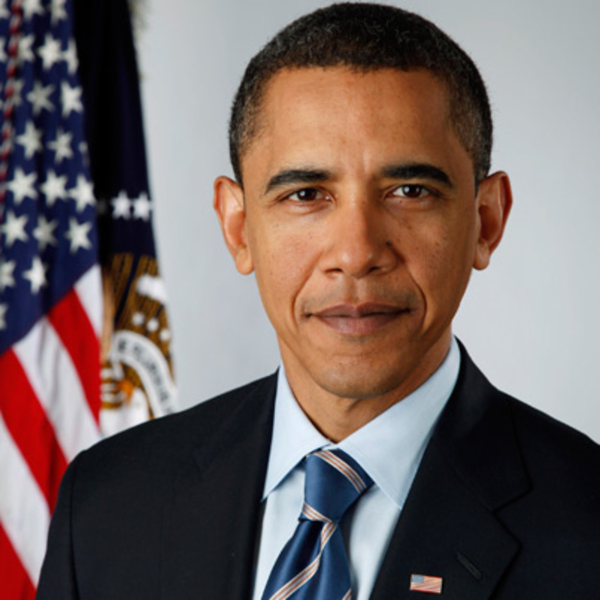
#> input picture test_data/barack-obama-12782369-1-402.jpg, 1200 x 1200 px (shown at 1/2 size); its folder holds only this picture in this run
$ jupyter execute --allow-errors Testing-the-svm-model.ipynb
#> lines starting #> are read from the running program, lines starting #| are printed output that depends on the picture
#> further down, test_img is the input picture: shape (1200, 1200, 3); mean B, G, R 99.8, 102.3, 116.3
#> `gray = cv2.cvtColor(test_img,cv2.COLOR_BGR2GRAY)`:
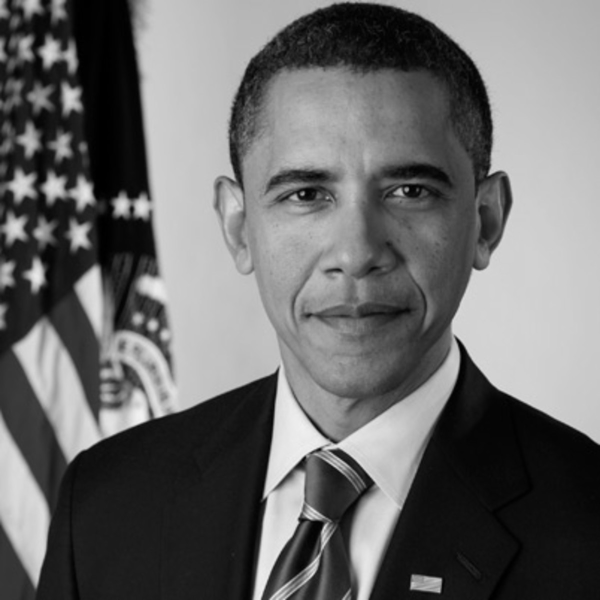
#> gray: shape (1200, 1200) (shown at 1/2 size); min 0, max 243, mean 106.2
#> `faces = face_classifier.detectMultiScale(gray)`: faces = [[429, 167, 563, 563]]
[cell 1]
# load model
import joblib

#> (the rest of this cell did not finish here and is left out)

[cell 2]
# everything we did while training should also be done in testing
category_dict={0:'Barack Obama', 1:'Donald Trump', 2:'George W Bush'}

[cell 3]
# get test images
test_data_path='test_data'

import os
import cv2

# import cascade classifier
face_classifier = cv2.CascadeClassifier('cascades/haarcascade_frontalface_default.xml')

# get test image path
test_img_names = os.listdir(test_data_path)
print(test_img_names)

# go to all images for one by one
#> (the rest of this cell did not finish here and is left out)


$ run again, on test_data/president-george-w-bush-listens-to-a-question-during-a-news-news-photo-1591807580.jpg
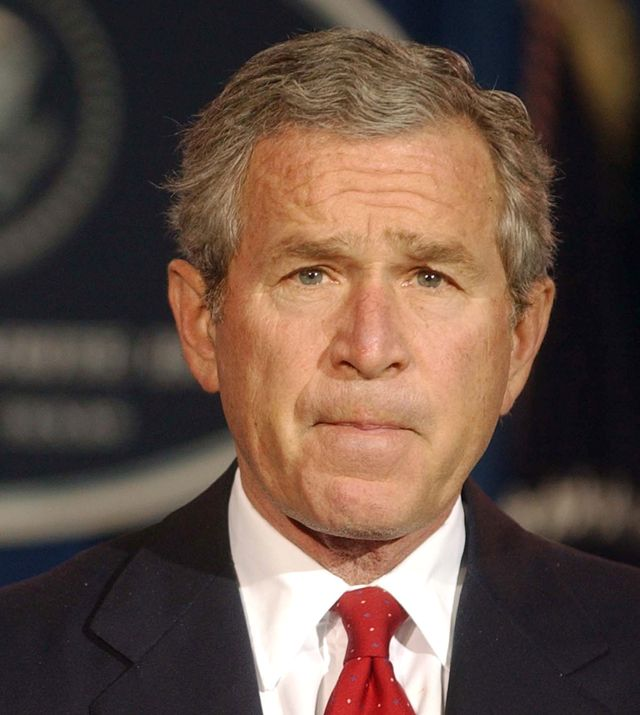
#> input picture test_data/president-george-w-bush-listens-to-a-question-during-a-news-news-photo-1591807580.jpg, 640 x 715 px
#> test_img is the input picture: shape (715, 640, 3); mean B, G, R 67.8, 78.7, 100.8
#> `gray = cv2.cvtColor(test_img,cv2.COLOR_BGR2GRAY)`:
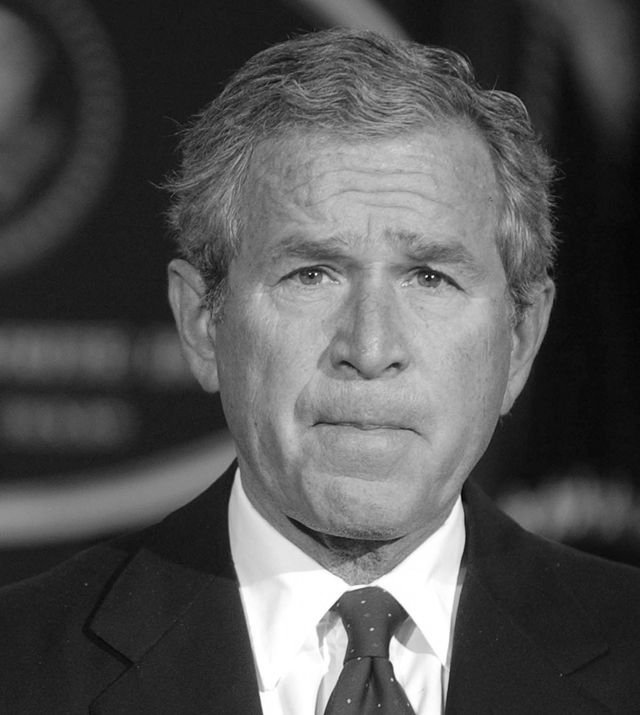
#> gray: shape (715, 640); min 0, max 255, mean 84
#> faces = [[192, 128, 361, 361]]

$ run again, on test_data/trump.jpg
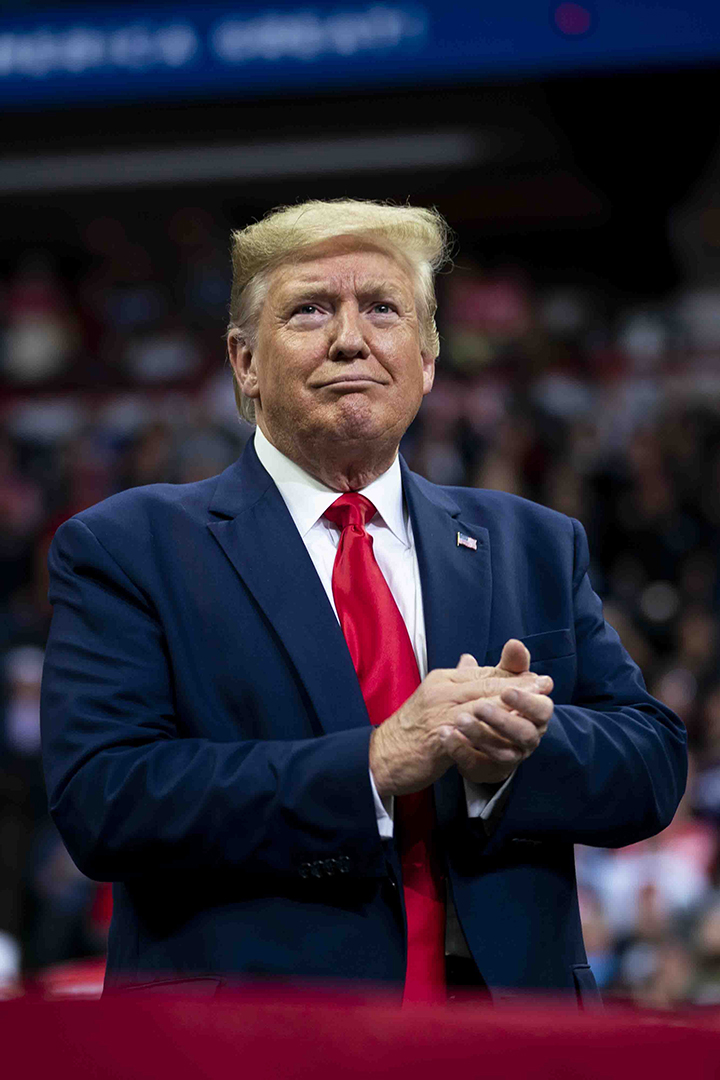
#> input picture test_data/trump.jpg, 720 x 1080 px
#> test_img is the input picture: shape (1080, 720, 3); mean B, G, R 53.8, 38.7, 49
#> `gray = cv2.cvtColor(test_img,cv2.COLOR_BGR2GRAY)`:
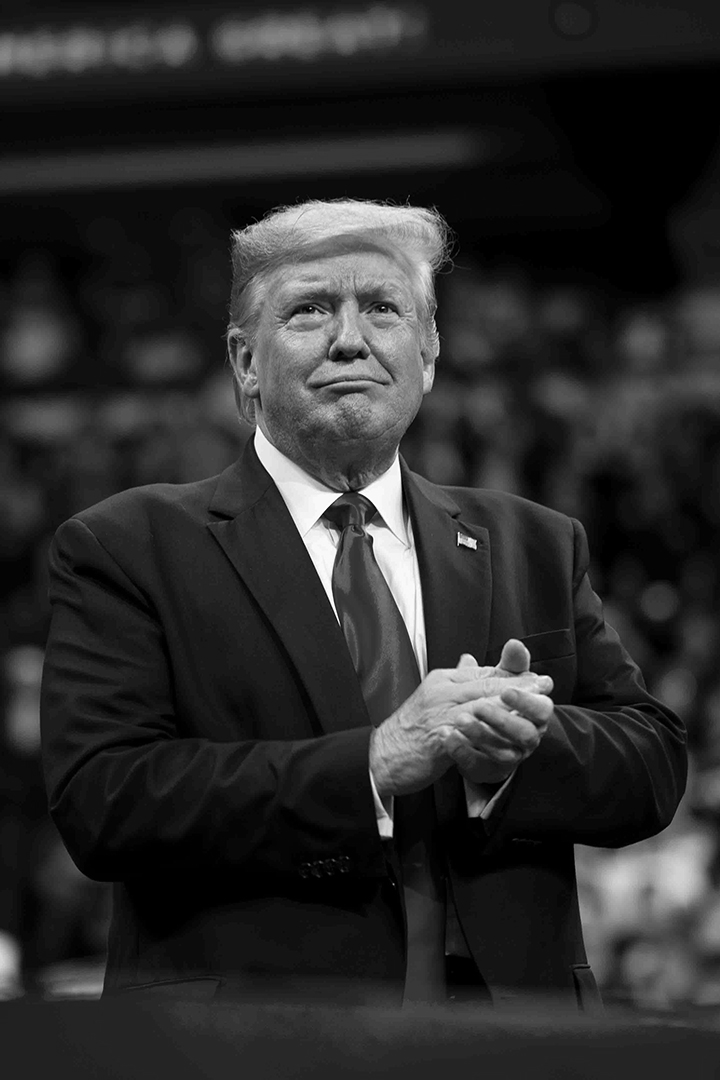
#> gray: shape (1080, 720); min 0, max 255, mean 43.5
#> faces = [[245, 225, 205, 205]]

$ run again, on test_data/barack-obama.jpeg
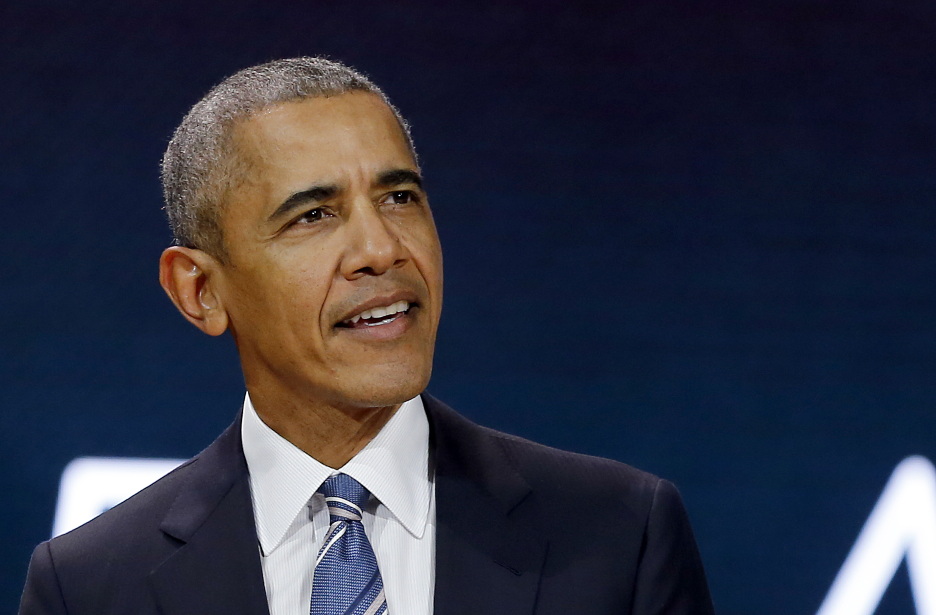
#> input picture test_data/barack-obama.jpeg, 1872 x 1230 px (shown at 1/2 size)
#> test_img is the input picture: shape (1230, 1872, 3); mean B, G, R 64.2, 49.3, 47.3
#> `gray = cv2.cvtColor(test_img,cv2.COLOR_BGR2GRAY)`:
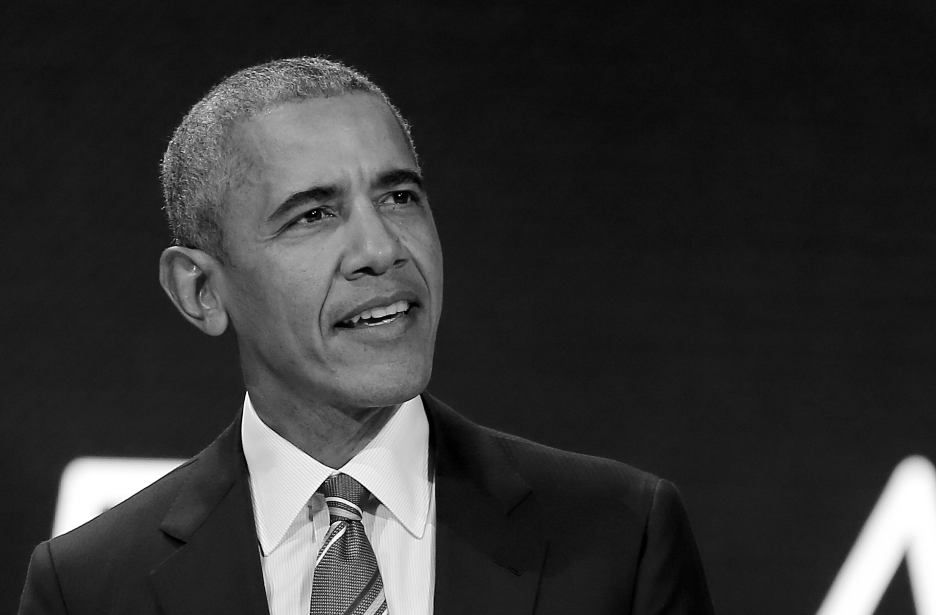
#> gray: shape (1230, 1872) (shown at 1/2 size); min 0, max 255, mean 50.4
#> faces = [[426, 203, 539, 539]]

$ run again, on test_data/george-w-bush-file-gty-jef-200403_hpMain_1x1_992.jpg
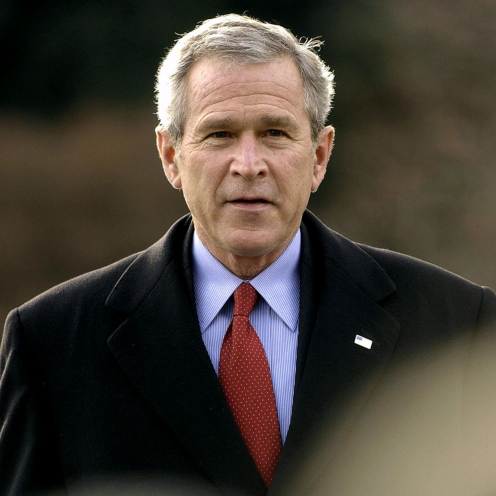
#> input picture test_data/george-w-bush-file-gty-jef-200403_hpMain_1x1_992.jpg, 992 x 992 px (shown at 1/2 size)
#> test_img is the input picture: shape (992, 992, 3); mean B, G, R 53.8, 62.8, 70.2
#> `gray = cv2.cvtColor(test_img,cv2.COLOR_BGR2GRAY)`:
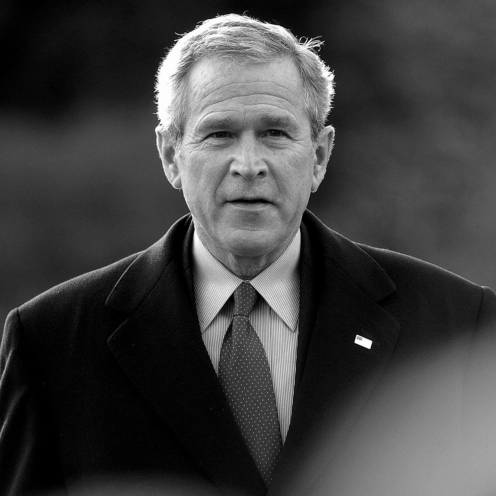
#> gray: shape (992, 992) (shown at 1/2 size); min 0, max 255, mean 64
#> faces = [[301, 117, 389, 389]]
